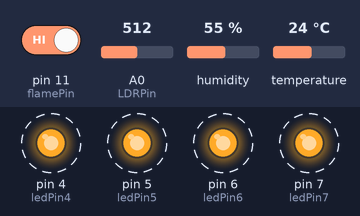
Bench run of a sketch on a simulated Arduino Uno, built with avr-gcc and run on an emulated ATmega328P. Parts: output pins drawn as LEDs (lit = HIGH). Dashed ring = blinking. The inputs (shaded band) are chosen by the test bench; at power-on: A0 (LDRPin) = 512, pin 11 (flamePin) HIGH, humidity 55 %, temperature 24 °C. What the sketch prints to the serial monitor is not drawn.

Above: at 1.5 s.
1.6 s: A0 (LDRPin) set to 1007
5.1 s: A0 (LDRPin) set to 1023
Timing chart, 0 to 18.1 s (numbered marks = the images above; inputs shaded):
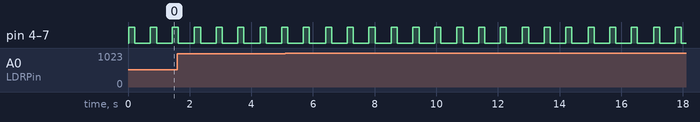

Measured:
- by itself, pin 4 (ledPin4), pin 5 (ledPin5), pin 6 (ledPin6), pin 7 (ledPin7): alternates HIGH for 0.20 s and LOW for 0.50 s

The sketch:

Arduino-Drone.ino
```cpp
#include <Adafruit_Sensor.h>
#include <DHT.h>
#include <DHT_U.h>
#define DHTPIN 8
#define DHTTYPE DHT11

// Define Variables
float hum; // Stores humidity value in percent
float temp; // Stores temperature value in Celsius

int ledPin6 = 6;
int ledPin5 = 5;
int ledPin7 = 7;
int ledPin4 = 4;

int LDRPin = A0;
int lightVal = 0;
float x = 0.0;
float r1 = 0.0;
float lux = 0.0;

const int flamePin = 11;
int Flame = HIGH;

DHT dht(DHTPIN, DHTTYPE);

void setup() {

Serial.begin(9600);
dht.begin();
pinMode(flamePin, INPUT);
pinMode(ledPin4, OUTPUT);
pinMode(ledPin5, OUTPUT);
pinMode(ledPin6, OUTPUT);
pinMode(ledPin7, OUTPUT);


}
void loop()
{
hum = dht.readHumidity(); // Get Humidity value
temp= dht.readTemperature(); // Get Temperature value
temp = temp*1.8+32;

lightVal = analogRead(LDRPin);
x = map(lightVal,0,1023,1,5);
r1 = 1*((5/x)- 1);
lux = 631*pow(r1,-1.25);

Flame = digitalRead(flamePin);
if(Flame == LOW)
{
  //Serial.print("Flame: ");
  Serial.print("Yes!");
  Serial.print(",");
}
else
{
  //Serial.print("Flame: ");
  Serial.print("No!");
  Serial.print(",");
}
//Serial.print("Lux: ");
Serial.print(lux);
Serial.print(",");

//Serial.print("Humidity: ");
Serial.print(hum);
Serial.print(",");
//Serial.print("Temp: ");
Serial.print(temp);

Serial.println("");

digitalWrite(ledPin4, HIGH);
digitalWrite(ledPin5, HIGH);
digitalWrite(ledPin6, HIGH);
digitalWrite(ledPin7, HIGH);
delay(200);
digitalWrite(ledPin4, LOW);
digitalWrite(ledPin5, LOW);
digitalWrite(ledPin6, LOW);
digitalWrite(ledPin7, LOW);
delay(500);
}
```
